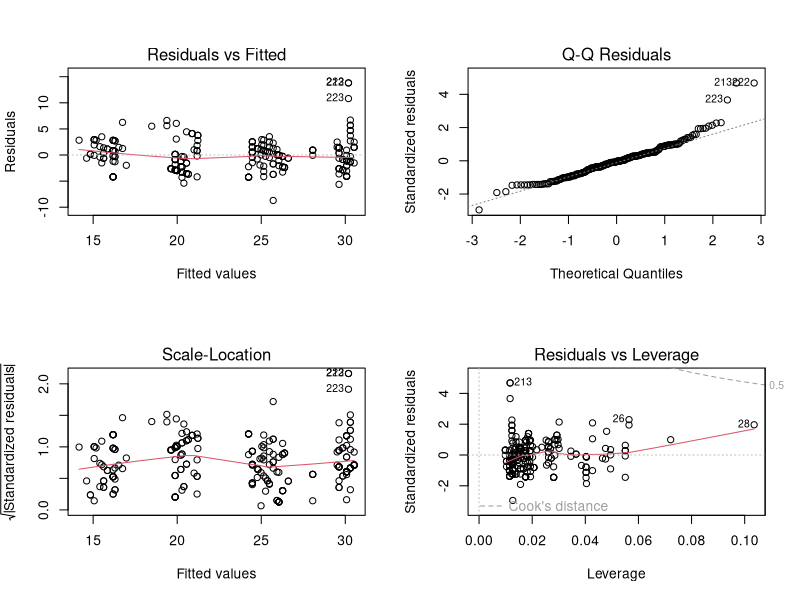
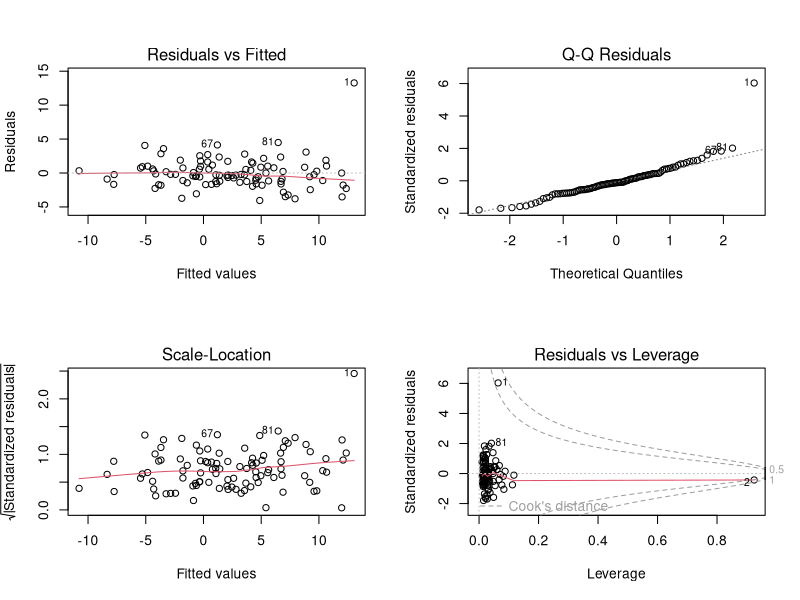
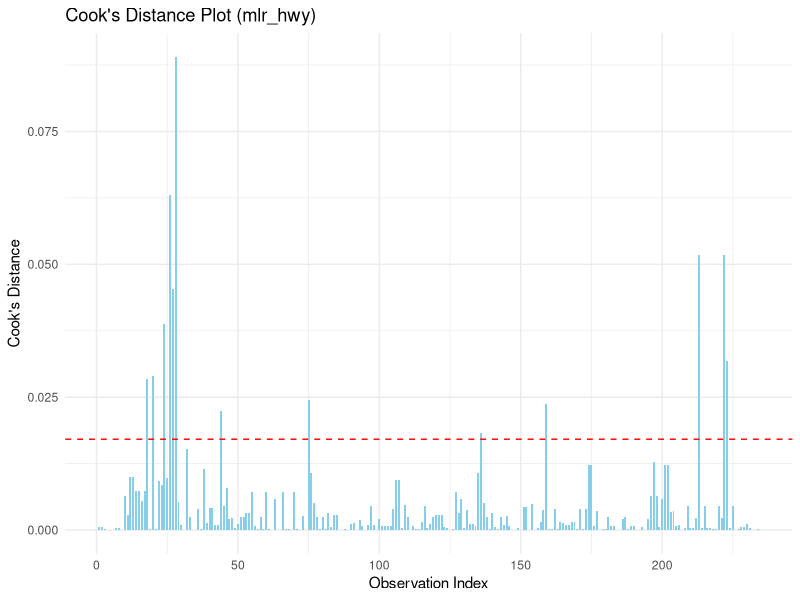
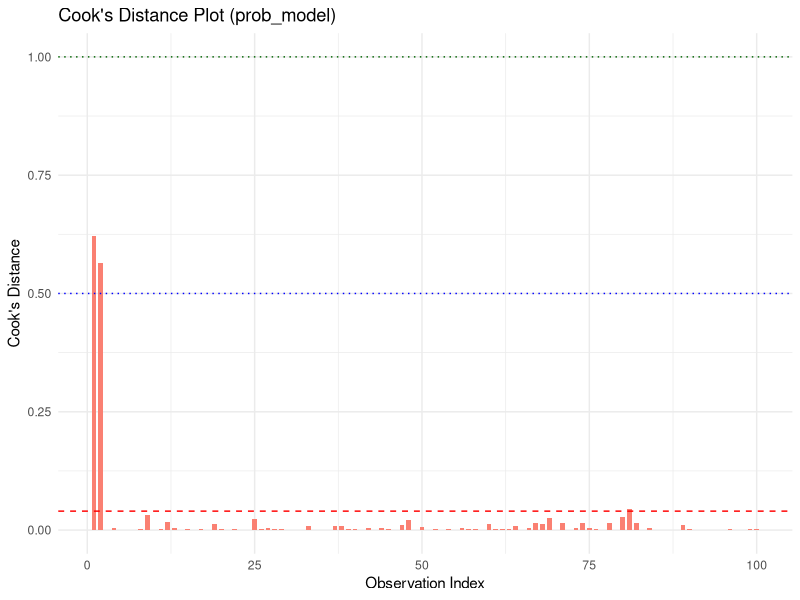

Recreate these plots in R, in order.
## ---- chunk 1
library(tidyverse)
library(ggplot2)
library(car)    # For vif() and leveneTest() if needed
library(broom)  # For augment()

# --- 模型 1: mpg 数据 ---
# mpg 数据集已在 tidyverse 中
mlr_hwy <- lm(hwy ~ displ + cyl + drv, data = mpg)
# summary(mlr_hwy) # 回顾模型

# --- 模型 2: 问题数据 ---
set.seed(42)
n_prob <- 100
x1_prob <- rnorm(n_prob)
x2_prob <- x1_prob * 0.8 + rnorm(n_prob, 0, 0.1) # 共线性
x3_prob <- rnorm(n_prob)
y_prob <- 2 + 3*x1_prob + 1*x2_prob - 2*x3_prob + rnorm(n_prob, 0, 2)
y_prob[1] <- y_prob[1] + 15 # 异常/强影响点
x1_prob[2] <- x1_prob[2] + 4 # 高杠杆点
prob_data <- tibble(y = y_prob, x1 = x1_prob, x2 = x2_prob, x3 = x3_prob)
prob_model <- lm(y ~ x1 + x2 + x3, data = prob_data)
# summary(prob_model) # 回顾模型
## ---- chunk 2
# 1. 对 mlr_hwy 进行诊断绘图
par(mfrow = c(2, 2)) # 设置 2x2 绘图区域
plot(mlr_hwy)
par(mfrow = c(1, 1)) # 恢复默认

# 2. 解读 Residuals vs Fitted (mlr_hwy):
print("--- mlr_hwy: Residuals vs Fitted 解读 ---")
print("红线略有弯曲，不是完全水平，提示可能存在轻微的非线性或异方差。")
print("点的散布宽度在拟合值较大时似乎略有增加，可能轻微违反等方差。")

# 3. 解读 Normal Q-Q (mlr_hwy):
print("--- mlr_hwy: Normal Q-Q 解读 ---")
print("大部分点落在直线上，但两端（特别是右尾）略有偏离，提示残差可能比正态分布的尾部更“重”一点。")
print("但对于大样本量，这种偏离可能不严重。")

# 4. 解读 Scale-Location (mlr_hwy):
print("--- mlr_hwy: Scale-Location 解读 ---")
print("红线略有上升趋势，再次提示可能存在轻微的异方差（方差随拟合值增大而增大）。")

# 5. 解读 Residuals vs Leverage (mlr_hwy):
print("--- mlr_hwy: Residuals vs Leverage 解读 ---")
print("大部分点的杠杆值较低。有少数点杠杆值稍高，但残差不大。")
print("没有明显的点落在 Cook's D 轮廓线之外，提示可能没有特别强的单一影响点。")

# 6. 对 prob_model 进行诊断绘图并比较
par(mfrow = c(2, 2))
plot(prob_model)
par(mfrow = c(1, 1))

print("--- prob_model: 诊断图解读 ---")
print("Residuals vs Fitted: 红线可能因异常点(点1)而弯曲，点 1 可能远离其他点。")
print("Normal Q-Q: 点 1 可能严重偏离直线。")
print("Scale-Location: 点 1 可能位置很高，红线可能受其影响。")
print("Residuals vs Leverage: 点 1 可能残差和 Cook's D 都很大（强影响点）。点 2 可能杠杆值很高，但残差不一定大。")

## ---- chunk 3
# 1. 提取 mlr_hwy 残差
residuals_hwy <- residuals(mlr_hwy)

# 2. 对 mlr_hwy 残差进行 Shapiro-Wilk 检验
shapiro_hwy <- shapiro.test(residuals_hwy)
print("Shapiro-Wilk Test for mlr_hwy residuals:")
print(shapiro_hwy)

# 3. 解读 mlr_hwy 结果
print("mlr_hwy 残差正态性解读:")
if (shapiro_hwy$p.value < 0.05) {
  print("Shapiro-Wilk 检验 P 值小于 0.05，拒绝正态性假设。")
  print("结合 Q-Q 图，虽然检验显著，但大样本下轻微偏离可能不严重影响结果。")
} else {
  print("Shapiro-Wilk 检验 P 值大于 0.05，未能拒绝正态性假设。")
}


# 4. 对 prob_model 残差进行检验
residuals_prob <- residuals(prob_model)
shapiro_prob <- shapiro.test(residuals_prob)
print("Shapiro-Wilk Test for prob_model residuals:")
print(shapiro_prob)
print("prob_model 残差正态性解读:")
if (shapiro_prob$p.value < 0.05) {
  print("Shapiro-Wilk 检验 P 值小于 0.05，拒绝正态性假设。这可能是由异常点引起的。")
} else {
  print("Shapiro-Wilk 检验 P 值大于 0.05，未能拒绝正态性假设。")
}
## ---- chunk 4
# 1. 计算 mlr_hwy 的 VIF
print("--- VIF for mlr_hwy ---")
vif_hwy <- vif(mlr_hwy)
print(vif_hwy)

# 2. 解读 mlr_hwy VIF
print("mlr_hwy VIF 解读:")
print("displ 和 cyl 的 VIF 可能较高（例如 > 5），因为排量和气缸数通常高度相关。")
print("这提示模型中存在一定的共线性，解释这两个变量的独立效应时需注意。")
print("drv 的 VIF 通常较低。")


# 3. 计算 prob_model 的 VIF 并比较
print("--- VIF for prob_model ---")
vif_prob <- vif(prob_model)
print(vif_prob)
print("prob_model VIF 解读:")
print("x1 和 x2 的 VIF 应该非常高（远大于 10），因为我们故意让它们高度相关。")
print("这证实了 prob_model 中存在严重的共线性问题。")

## ---- chunk 5
# 1. 计算 mlr_hwy 的 Cook's D
cooks_hwy <- cooks.distance(mlr_hwy)

# 2. 找出 mlr_hwy 的潜在影响点
n_hwy <- nrow(mpg)
cutoff_hwy <- 4 / n_hwy
influential_hwy_indices <- which(cooks_hwy > cutoff_hwy)
print(paste("Potential influential points in mlr_hwy (indices, cutoff=", round(cutoff_hwy, 4), "):"))
# print(influential_hwy_indices) # 输出可能较长
print(paste("Number of potential influential points in mlr_hwy:", length(influential_hwy_indices)))
print(paste("Max Cook's D in mlr_hwy:", round(max(cooks_hwy), 3)))
print("解读：可能有一些点超过阈值，但最大值可能不大，需要结合 Residuals vs Leverage 图判断。")


# 可视化 Cook's D
# plot(mlr_hwy, which = 4) # Cook's distance plot
# 或者
augment(mlr_hwy) %>%
  mutate(obs_index = row_number()) %>%
  ggplot(aes(x = obs_index, y = .cooksd)) +
  geom_col(fill = "skyblue", width = 0.7) +
  geom_hline(yintercept = cutoff_hwy, color = "red", linetype = "dashed") +
  labs(title = "Cook's Distance Plot (mlr_hwy)", x = "Observation Index", y = "Cook's Distance") +
  theme_minimal()


# 3. 对 prob_model 进行 Cook's D 分析
cooks_prob <- cooks.distance(prob_model)
n_prob <- nrow(prob_data)
cutoff_prob <- 4 / n_prob
influential_prob_indices <- which(cooks_prob > cutoff_prob)
print(paste("Potential influential points in prob_model (indices, cutoff=", round(cutoff_prob, 4), "):"))
print(influential_prob_indices)
print(paste("Max Cook's D in prob_model:", round(max(cooks_prob), 3)))
print("解读：预期点 1 的 Cook's D 会很大。检查点 1 是否在索引中，并且其值是否远超其他点。")


# 查看 Cook's D 值
# print("Cook's D for prob_model:")
# print(round(cooks_prob, 3))
# 观察第一个值是否特别大

# plot(prob_model, which = 4) # Cook's distance plot for prob_model
augment(prob_model) %>%
  mutate(obs_index = row_number()) %>%
  ggplot(aes(x = obs_index, y = .cooksd)) +
  geom_col(fill = "salmon", width = 0.7) +
  geom_hline(yintercept = cutoff_prob, color = "red", linetype = "dashed") +
  geom_hline(yintercept = 0.5, color = "blue", linetype = "dotted") +
  geom_hline(yintercept = 1, color = "darkgreen", linetype = "dotted") +
  labs(title = "Cook's Distance Plot (prob_model)", x = "Observation Index", y = "Cook's Distance") +
  theme_minimal()

